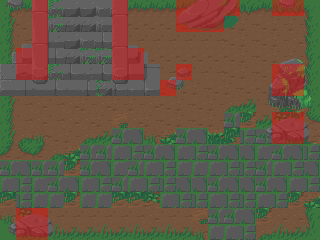

Tiled map render using the project's own tile images. Description and the whole map definition, tile-layer contents included, below:
An orthogonal 20x15 tile map with 16x16 px tiles, 3 tile layers (Tile Layer 1, Tile Layer 2, Tile Layer 3), 5 tilesets.

<map version="1.10" tiledversion="1.11.0" orientation="orthogonal" renderorder="right-down" width="20" height="15" tilewidth="16" tileheight="16" infinite="0" nextlayerid="4" nextobjectid="1">
 <editorsettings>
  <export target="../scripts/TestProject/testmap1.lua" format="lua" />
 </editorsettings>
 <tileset firstgid="1" name="collider" tilewidth="16" tileheight="16" tilecount="1" columns="1">
  <image source="../textures/collider.png" width="16" height="16" />
 </tileset>
 <tileset firstgid="2" name="gras" tilewidth="16" tileheight="16" tilecount="48" columns="6">
  <image source="../textures/gras.png" width="96" height="128" />
 </tileset>
 <tileset firstgid="50" name="gras_b" tilewidth="16" tileheight="16" tilecount="48" columns="6">
  <image source="../textures/gras_b.png" width="96" height="128" />
 </tileset>
 <tileset firstgid="98" name="jungle_foliage" tilewidth="16" tileheight="16" tilecount="48" columns="6">
  <image source="../textures/jungle_foliage.png" width="96" height="128" />
 </tileset>
 <tileset firstgid="146" name="jungle_ruins" tilewidth="16" tileheight="16" tilecount="3392" columns="16">
  <image source="../textures/jungle_ruins.png" width="256" height="3392" />
 </tileset>
 <layer id="1" name="Tile Layer 1" width="20" height="15" locked="1" opacity="0.9">
  <data encoding="csv">
62,63,64,65,63,63,63,63,63,63,63,63,63,63,63,64,65,66,66,67,
68,69,69,69,69,69,69,69,69,69,69,69,69,69,69,70,71,72,72,73,
74,75,75,75,75,75,75,75,75,75,75,75,75,75,69,70,71,72,78,73,
68,81,81,81,81,81,81,81,81,81,81,81,81,81,69,70,71,72,84,79,
68,87,87,87,87,87,87,87,87,87,87,87,87,87,69,70,71,72,90,85,
74,87,88,89,90,78,72,71,72,72,72,69,70,71,72,69,69,70,71,73,
80,87,88,89,90,84,78,72,72,78,69,70,71,72,61,94,75,98,99,79,
86,87,88,89,90,90,84,98,78,84,69,70,71,72,508,105,15,104,105,55,
68,2,3,71,72,14,15,508,509,3,111,508,509,112,109,525,508,509,114,115,
54,8,9,14,111,508,508,524,525,508,509,524,525,508,509,509,524,508,509,525,
508,509,508,508,105,508,509,524,508,524,525,524,524,524,525,525,508,524,525,509,
524,525,524,508,509,524,525,508,524,525,525,509,509,508,509,509,508,509,524,525,
143,525,524,524,105,524,524,143,143,144,524,525,525,524,525,525,524,525,105,111,
60,140,87,87,87,87,87,87,87,88,89,87,98,508,508,509,105,90,90,91,
92,93,94,95,96,94,93,94,95,94,93,94,60,524,524,525,61,95,96,97
</data>
 </layer>
 <layer id="2" name="Tile Layer 2" width="20" height="15">
  <data encoding="csv">
1958,1959,468,728,731,731,732,473,474,475,0,1850,1851,1852,1853,0,0,1958,1959,0,
482,483,484,744,747,747,748,489,490,491,0,1866,1867,1868,1869,0,0,0,0,0,
498,499,500,501,731,732,504,505,506,507,0,0,0,0,0,0,0,0,0,0,
514,515,516,517,747,744,744,521,522,523,0,0,0,0,0,0,1880,1881,1882,1883,
530,531,532,728,534,535,536,537,538,539,1942,1943,0,0,0,0,1896,1897,1898,1899,
546,547,548,549,550,551,745,553,554,555,1958,1959,0,0,0,0,1912,1913,1914,1915,
0,0,0,0,0,0,0,0,0,0,0,0,0,0,0,0,1928,1929,1930,1931,
0,0,0,0,0,0,0,0,0,0,0,0,0,0,0,0,1938,1939,1940,1941,
0,0,0,0,0,0,0,0,0,0,0,0,0,0,0,0,1954,1955,1956,1957,
0,0,0,0,0,0,0,0,0,0,0,0,0,0,0,0,0,0,0,0,
0,0,0,0,0,0,0,0,0,0,0,0,0,0,0,0,0,0,0,0,
0,0,0,0,0,0,0,0,0,0,0,0,0,0,0,0,0,0,0,0,
0,0,0,0,0,0,0,0,0,0,0,0,0,0,0,0,0,0,0,0,
1938,1939,1940,1941,0,0,0,0,0,0,0,0,0,0,0,0,0,0,0,0,
1954,1955,1956,1957,0,0,0,0,0,0,0,0,0,0,0,0,0,0,0,0
</data>
 </layer>
 <layer id="3" name="Tile Layer 3" width="20" height="15">
  <data encoding="csv">
0,0,1,0,0,0,0,1,0,0,0,1,1,1,1,0,0,1,1,0,
0,0,1,0,0,0,0,1,0,0,0,1,1,1,0,0,0,0,0,0,
0,0,1,0,0,0,0,1,0,0,0,0,0,0,0,0,0,0,0,0,
0,1,1,0,0,0,0,1,1,0,0,0,0,0,0,0,0,0,0,0,
0,1,1,0,0,0,0,1,1,0,0,1,0,0,0,0,0,1,1,0,
0,0,0,0,0,0,0,0,0,0,1,0,0,0,0,0,0,1,1,0,
0,0,0,0,0,0,0,0,0,0,0,0,0,0,0,0,0,0,0,0,
0,0,0,0,0,0,0,0,0,0,0,0,0,0,0,0,0,1,1,0,
0,0,0,0,0,0,0,0,0,0,0,0,0,0,0,0,0,1,1,0,
0,0,0,0,0,0,0,0,0,0,0,0,0,0,0,0,0,0,0,0,
0,0,0,0,0,0,0,0,0,0,0,0,0,0,0,0,0,0,0,0,
0,0,0,0,0,0,0,0,0,0,0,0,0,0,0,0,0,0,0,0,
0,0,0,0,0,0,0,0,0,0,0,0,0,0,0,0,0,0,0,0,
0,1,1,0,0,0,0,0,0,0,0,0,0,0,0,0,0,0,0,0,
0,1,1,0,0,0,0,0,0,0,0,0,0,0,0,0,0,0,0,0
</data>
 </layer>
</map>
